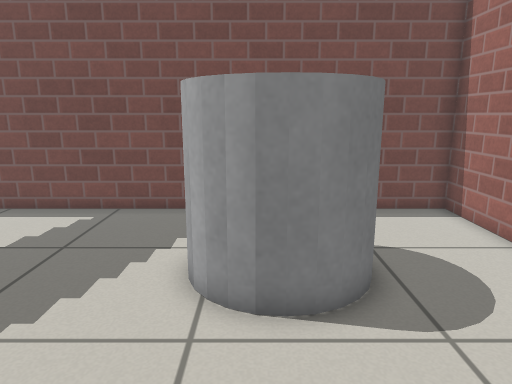
[1] (above)

16 first-person views from a walk through a world built for the Gazebo simulator. The camera is 0.85 m above the floor, tilts 12° down and sees 70° across. The floor is counted in squares, 0.25 m on a side. Each view is taken from the middle of a square. On the plan, view 1 faces up. The plan holds only what a view shows up to about 20 squares ahead; the rest is blank. The place goes on beyond the plan. Simple patterns stand in for the simulator's built-in surfaces.

[2]
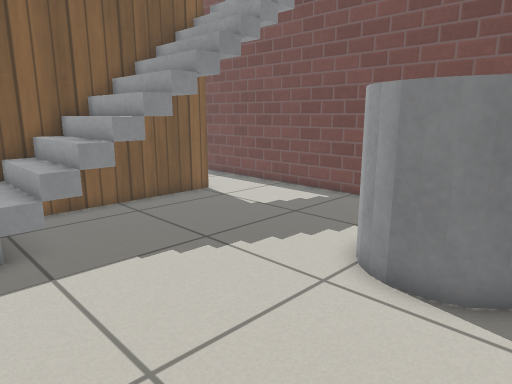

[3]
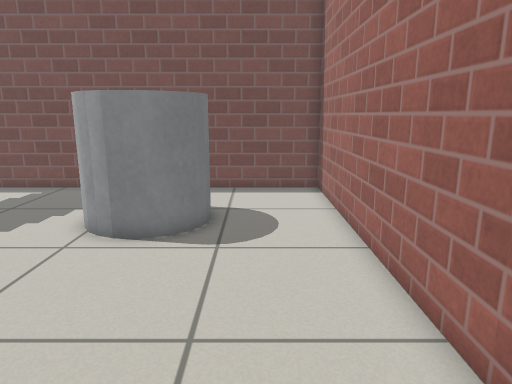

[4]
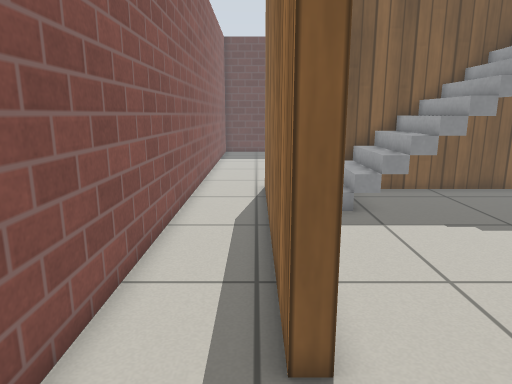

[5]
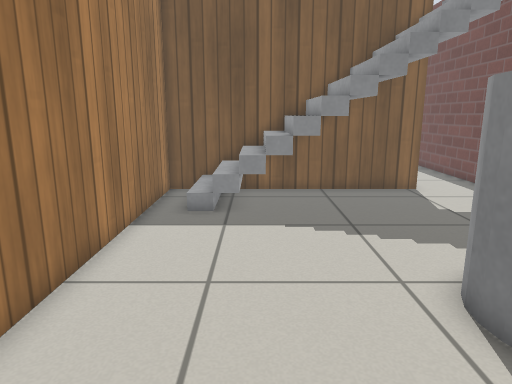

[6]
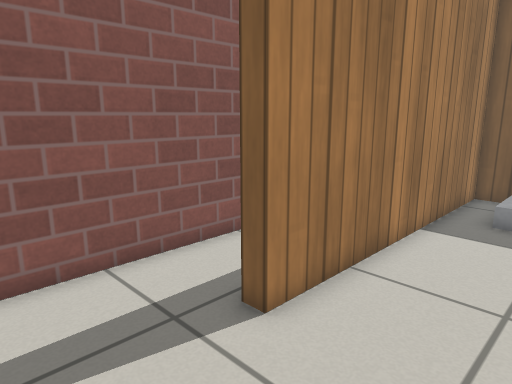

[7]
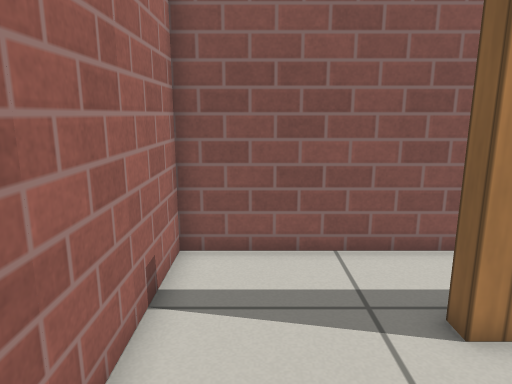

[8]
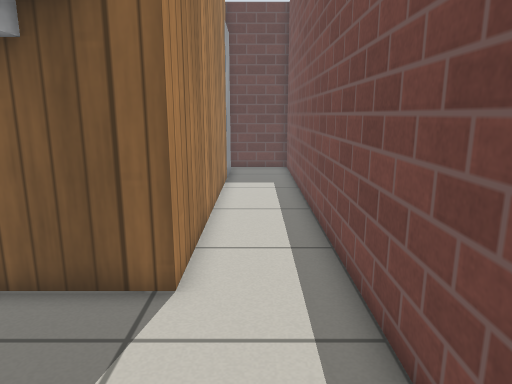

[9]
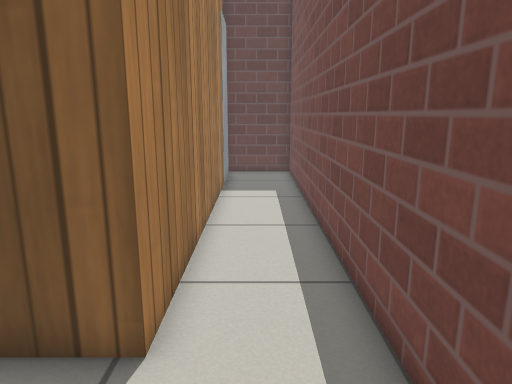

[10]
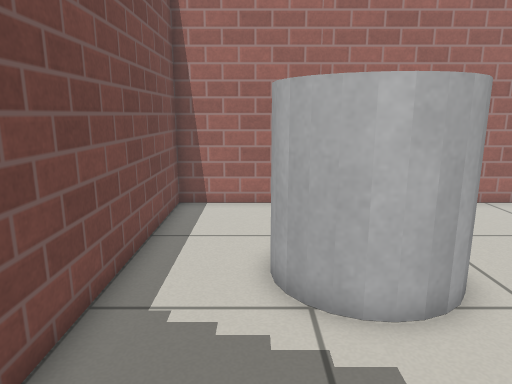

[11]
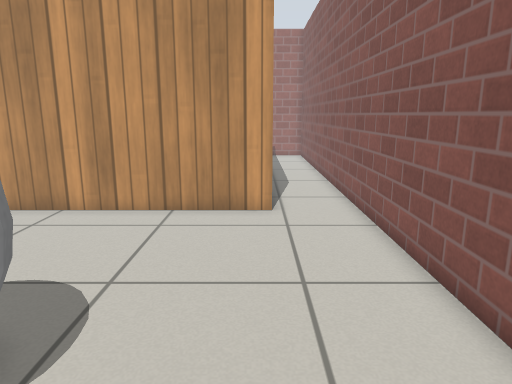

[12]
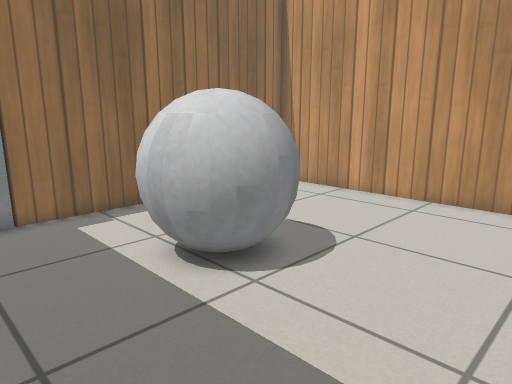

[13]
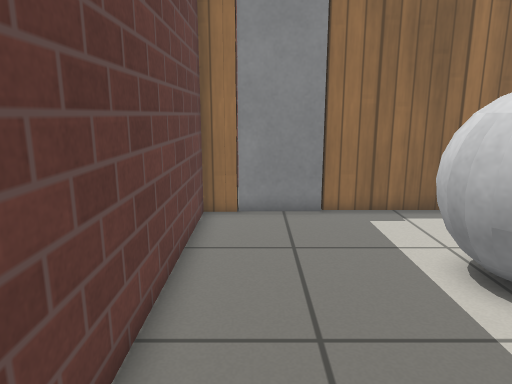

[14]
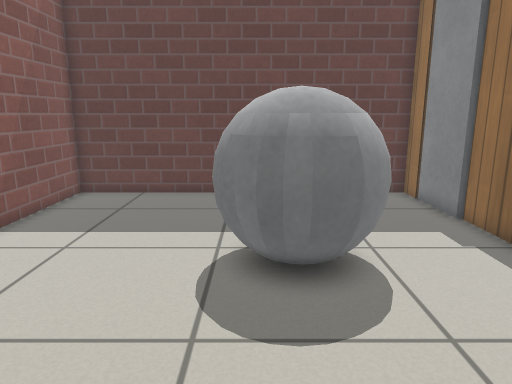

[15]
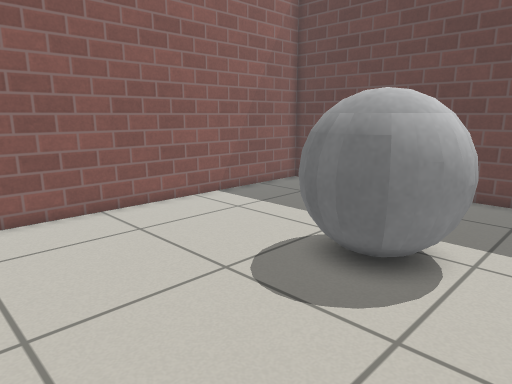

[16]
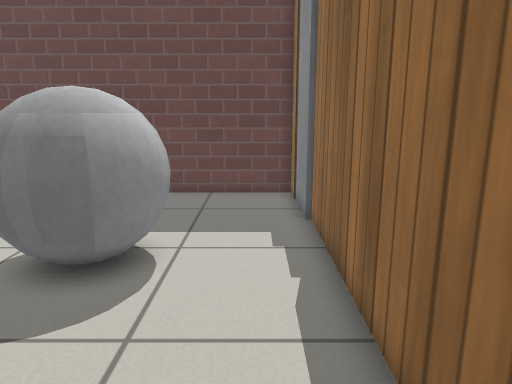

### Floor plan
Ten units are one square. View 1 is at (0, 0); x grows to the right and y downward. Boxes are objects, and circles mark ways between rooms. Rooms are numbered by the first view taken in them; rooms with no view inside come last. Other rooms are left out.
<svg viewBox="-284 -135 358 198">
<path fill="none" stroke="#000" d="M-104 -130 -269 -130M69 16 69 -130 -75 -130M-235 -94 -106 -94 -106 20 18 20M-267 -92 -267 -86 -279 -86 -279 58 69 58 69 16M18 20 18 26 -112 26 -112 -88 -236 -88"/>
<rect x="-15" y="-105" width="40" height="50" fill="#bbb"><title>grey cylinder</title></rect>
<rect x="-265" y="-95" width="30" height="10" fill="#bbb"><title>door leaf</title></rect>
<rect x="-225" y="-55" width="50" height="50" fill="#bbb"><title>grey ball</title></rect>
<circle cx="40" cy="20" r="3" fill="#2a7"/>
<text x="-50" y="-70">1</text>
<text x="-160" y="0">2</text>
</svg>
Room 1 opens to room 2.

Where each view was taken, in squares from view 1:
view 1: 0 up, 0 right, facing up
view 2: 1 down, 3 right, facing up-left
view 3: 4 down, 4 right, facing up
view 4: 3 down, 6 right, facing left
view 5: 2 up, 6 right, facing left
view 6: 2 up, 6 right, facing down-left
view 7: 3 up, 5 right, facing down
view 8: 11 up, 4 left, facing left
view 9: 11 up, 6 left, facing left
view 10: 10 up, 7 left, facing right
view 11: 2 down, 24 left, facing right
view 12: 4 down, 26 left, facing up-right
view 13: 4 down, 26 left, facing up
view 14: 2 up, 12 left, facing left
view 15: 7 up, 12 left, facing down-left
view 16: 7 up, 12 left, facing left
